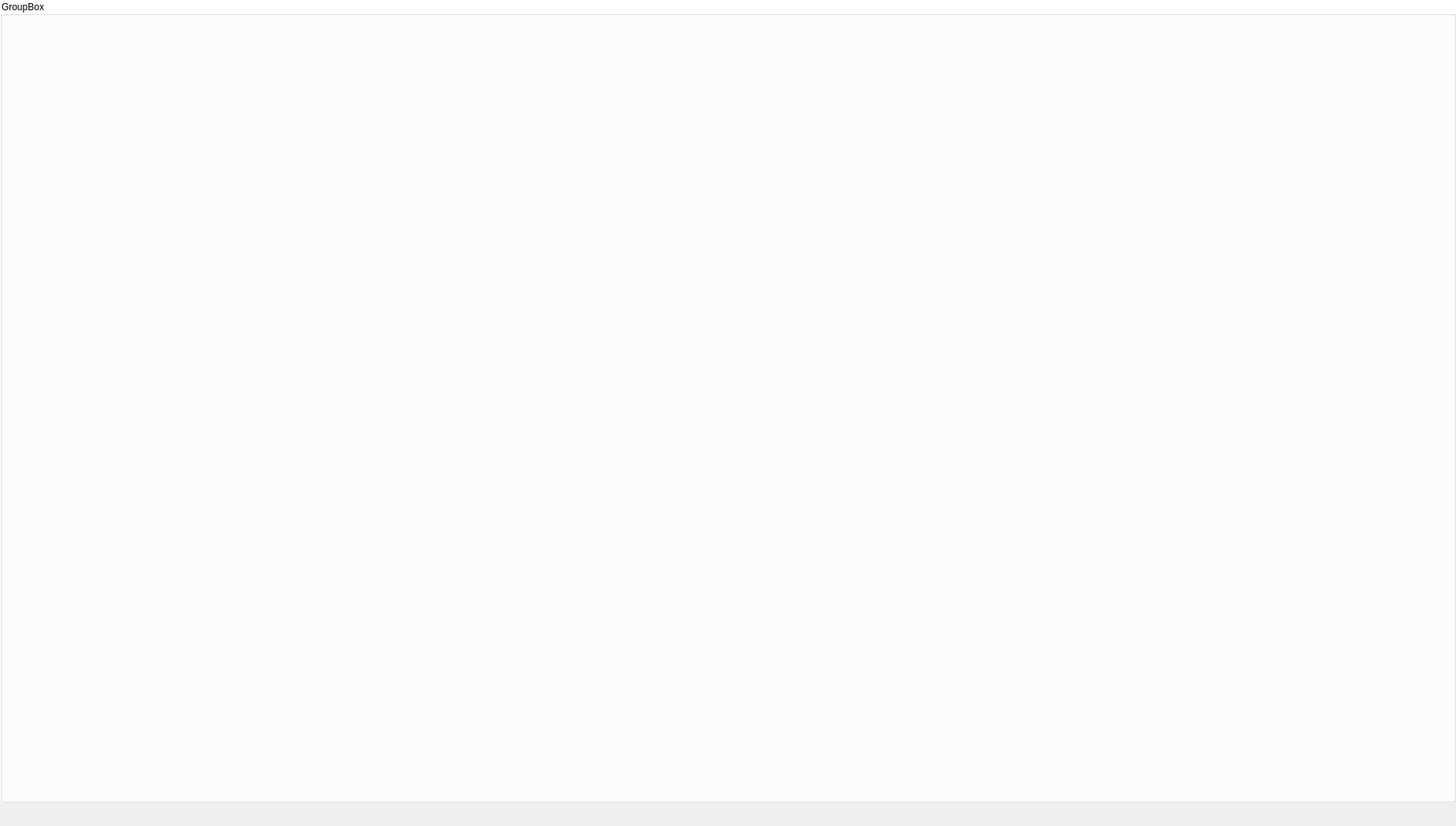
<?xml version="1.0" encoding="UTF-8"?>
<ui version="4.0">
 <class>Form</class>
 <widget class="QWidget" name="Form">
  <property name="geometry">
   <rect>
    <x>0</x>
    <y>0</y>
    <width>1850</width>
    <height>1050</height>
   </rect>
  </property>
  <property name="contextMenuPolicy">
   <enum>Qt::DefaultContextMenu</enum>
  </property>
  <property name="windowTitle">
   <string>Form</string>
  </property>
  <widget class="QLabel" name="txt_welcome">
   <property name="enabled">
    <bool>true</bool>
   </property>
   <property name="geometry">
    <rect>
     <x>960</x>
     <y>540</y>
     <width>241</width>
     <height>61</height>
    </rect>
   </property>
   <property name="font">
    <font>
     <pointsize>20</pointsize>
    </font>
   </property>
   <property name="text">
    <string>Welcome</string>
   </property>
   <property name="alignment">
    <set>Qt::AlignCenter</set>
   </property>
  </widget>
  <widget class="QLabel" name="txt_title">
   <property name="geometry">
    <rect>
     <x>630</x>
     <y>210</y>
     <width>660</width>
     <height>70</height>
    </rect>
   </property>
   <property name="font">
    <font>
     <pointsize>30</pointsize>
     <weight>75</weight>
     <bold>true</bold>
    </font>
   </property>
   <property name="frameShape">
    <enum>QFrame::NoFrame</enum>
   </property>
   <property name="text">
    <string>Copy &amp; Move ver2.1</string>
   </property>
   <property name="alignment">
    <set>Qt::AlignCenter</set>
   </property>
  </widget>
  <widget class="QLabel" name="txt_menu">
   <property name="geometry">
    <rect>
     <x>750</x>
     <y>320</y>
     <width>441</width>
     <height>251</height>
    </rect>
   </property>
   <property name="text">
    <string>&lt;html&gt;&lt;head/&gt;&lt;body&gt;&lt;p&gt;&lt;span style=&quot; font-size:18pt;&quot;&gt;Choose Play Menu&lt;/span&gt;&lt;/p&gt;&lt;p&gt;&lt;br/&gt;&lt;/p&gt;&lt;p&gt;&lt;span style=&quot; font-size:18pt;&quot;&gt;1. Dance&lt;/span&gt;&lt;/p&gt;&lt;p&gt;&lt;span style=&quot; font-size:18pt;&quot;&gt;2. Taekwondo&lt;/span&gt;&lt;/p&gt;&lt;p&gt;&lt;span style=&quot; font-size:18pt;&quot;&gt;3. FeedBack&lt;/span&gt;&lt;/p&gt;&lt;/body&gt;&lt;/html&gt;</string>
   </property>
  </widget>
  <widget class="QLabel" name="txt_info">
   <property name="enabled">
    <bool>true</bool>
   </property>
   <property name="geometry">
    <rect>
     <x>710</x>
     <y>740</y>
     <width>511</width>
     <height>61</height>
    </rect>
   </property>
   <property name="font">
    <font>
     <pointsize>20</pointsize>
    </font>
   </property>
   <property name="text">
    <string>시작을 원하면 선택/시작 이라 말해주세요</string>
   </property>
   <property name="alignment">
    <set>Qt::AlignCenter</set>
   </property>
  </widget>
  <widget class="QLabel" name="label">
   <property name="geometry">
    <rect>
     <x>740</x>
     <y>430</y>
     <width>181</width>
     <height>41</height>
    </rect>
   </property>
   <property name="text">
    <string/>
   </property>
   <property name="pixmap">
    <pixmap>blank.png</pixmap>
   </property>
   <property name="scaledContents">
    <bool>true</bool>
   </property>
  </widget>
  <widget class="QGroupBox" name="media_group">
   <property name="enabled">
    <bool>true</bool>
   </property>
   <property name="geometry">
    <rect>
     <x>0</x>
     <y>0</y>
     <width>1850</width>
     <height>1020</height>
    </rect>
   </property>
   <property name="styleSheet">
    <string notr="true">background-color:rgb(255, 255, 255)</string>
   </property>
   <property name="title">
    <string>GroupBox</string>
   </property>
  </widget>
 </widget>
 <resources/>
 <connections/>
</ui>
